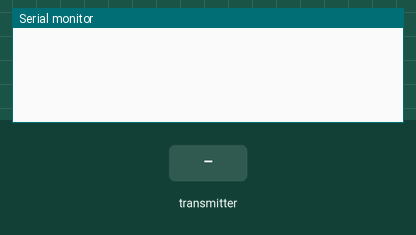
The sketch below on a simulated ESP8266 (NodeMCU). On the bench: the last lines printed to the serial monitor. Inputs (shaded band) come from the test bench.

Above: at 1.2 s.
1.3 s: the transmitter starts sending x = 0
At 1.61 s:
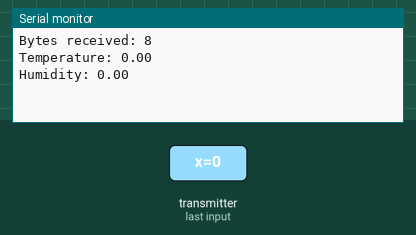
2.8 s: the transmitter starts sending y = 25
At 3.11 s:
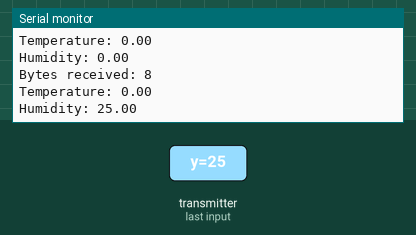
4.3 s: the transmitter starts sending x = 25
5.8 s: the transmitter starts sending y = 50
At 6.11 s:
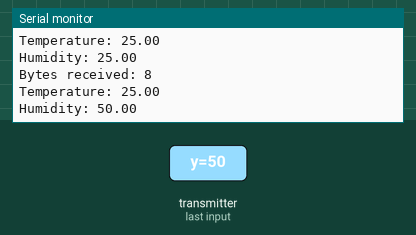
Timing chart, 0 to 8.3 s (numbered marks = the images above; inputs shaded):
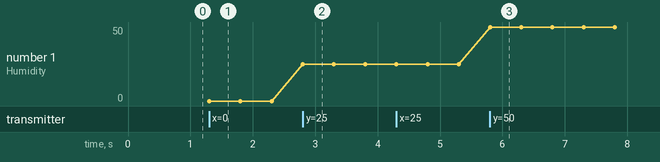

Measured:
- after the input at 1.3 s, the serial monitor: prints a new line at once (image 1)
- after the input at 2.8 s, the serial monitor: prints a new line at once (image 2)
- after the input at 5.8 s, the serial monitor: prints a new line at once (image 3)
- plotted number 1: 0 → 25 after the input at 2.8 s, 25 → 50 after the input at 5.8 s

The sketch:

ESPNOW-Reciver-DHT22.ino
```cpp
#include <ESP8266WiFi.h>
#include <espnow.h>

typedef struct temp_struct {
  float x;
  float y;
} temp_struct;

temp_struct myData;

void OnDataRecv(uint8_t * mac, uint8_t *incomingData, uint8_t len) {
  memcpy(&myData, incomingData, sizeof(myData));
  Serial.print("Bytes received: ");
  Serial.println(len);
  Serial.print("Temperature: ");
  Serial.println(myData.x);
  Serial.print("Humidity: ");
  Serial.println(myData.y);
  Serial.println();
}

void setup() {
  Serial.begin(115200);

  WiFi.mode(WIFI_STA);

  if (esp_now_init() != 0) {
    Serial.println("Error initializing ESP-NOW");
    return;
  }

  esp_now_set_self_role(ESP_NOW_ROLE_SLAVE);
  esp_now_register_recv_cb(OnDataRecv);
}

void loop() {

}
```
